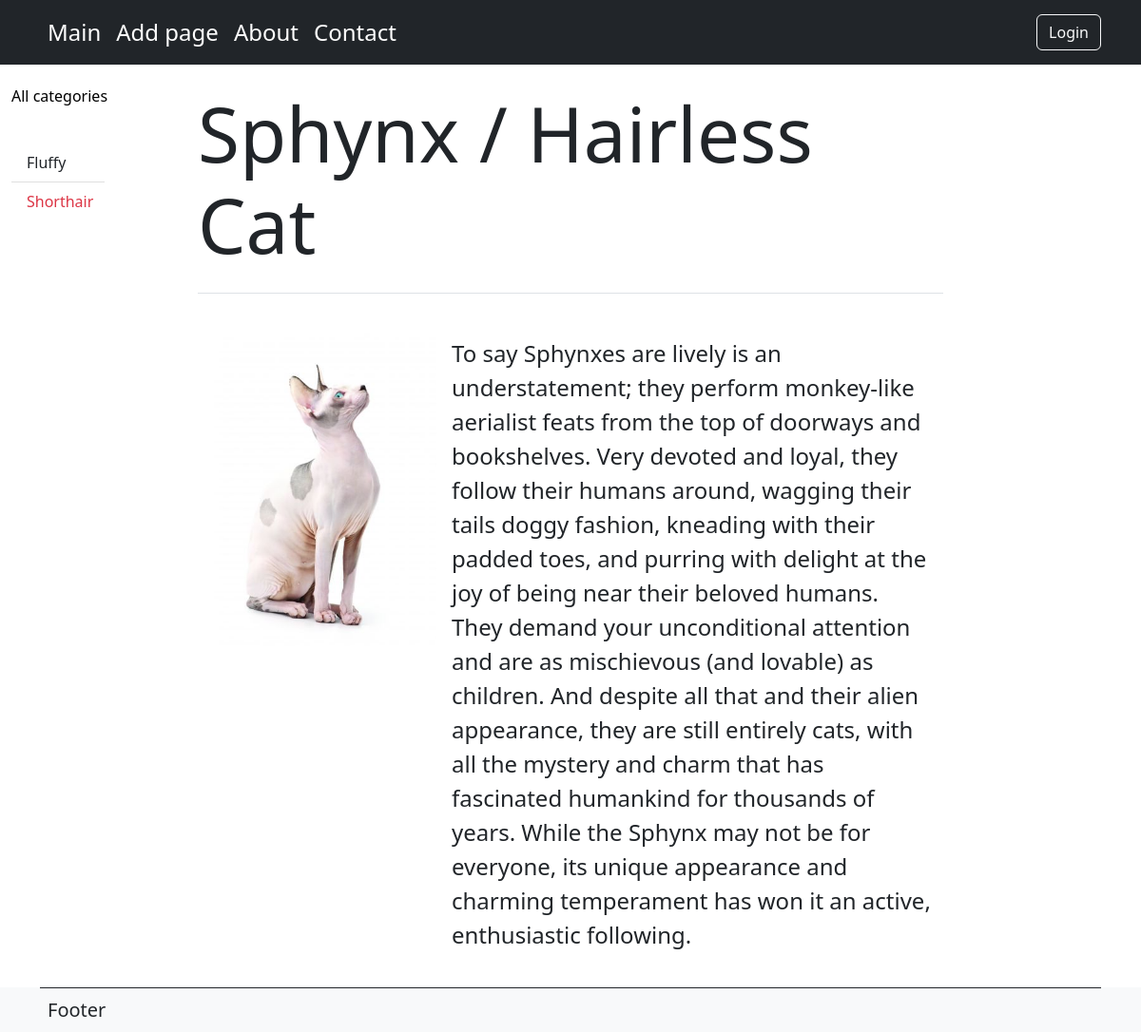
Page /post/sphynx-hairless-cat on the committed database.
### cats/models.py (models this page shows, shortened)
class Category(models.Model):
    name = models.CharField(max_length=100, db_index=True)
    slug = models.SlugField(max_length=255, unique=True, db_index=True, verbose_name='URL')
    def get_absolute_url(self):
        return reverse('category', kwargs={'cat_slug': self.slug})
    class Meta:
        verbose_name = 'Категория'
        verbose_name_plural = 'Категории котов'
        ordering = ['name']

class Breeds(models.Model):
    title = models.CharField(max_length=255)
    slug = models.SlugField(max_length=255, unique=True, db_index=True, verbose_name='URL')
    content = models.TextField(blank=True)
    photo = models.ImageField(upload_to='photos/%Y/%m/%d/')
    time_create = models.DateTimeField(auto_now_add=True, verbose_name='date')
    time_update = models.DateTimeField(auto_now=True)
    is_published = models.BooleanField(default=True)
    category = models.ForeignKey('Category', on_delete=models.PROTECT)
    class Meta:
        verbose_name = 'Кот-котик'
        verbose_name_plural = 'Коты-котики'
        ordering = ['-time_create', 'title']

### cats/views.py (the view)
# urls.py: path('post/<slug:post_slug>', show_post, name='post'),
def show_post(request, post_slug):
    post = get_object_or_404(Breeds, slug=post_slug)
    context = {'title': post.title,
               'post': post,
               'cat_selected': post.category_id}
    return render(request, 'cats/post.html', context=context)

### cats/templatetags/cats_tags.py (called while the page is built)
@register.inclusion_tag('cats/list_categories.html')
def show_categories(sorting=None, cat_selected=0):
    if not sorting:
        cats = Category.objects.all()
    else:
        cats = Category.objects.order_by(sorting)
    return {'cats': cats, 'cat_selected': cat_selected}

@register.simple_tag()
def get_menu():
    menu = [{'title': 'Main', 'url_name': 'home'},
            {'title': 'Add page', 'url_name': 'add'},
            {'title': 'About', 'url_name': 'about'},
            {'title': 'Contact', 'url_name': 'contact'},
            {'title': 'Login', 'url_name': 'login'},
            ]
    return menu

### cats/templates/cats/post.html
{% extends 'cats/base.html' %}
{% load cats_tags %}
{% block content %}
<h1 class="display-1 pt-4 pb-4 border-bottom">{{ title }}</h1>
<div class="card mt-4 border-white">
    <div class="row fs-4 p-3">
        {% if post.photo %}
        <div class="col-md-4">
            <img src="{{ post.photo.url }}" alt="{{ post.title }}"
                 class="figure-img img-fluid rounded">
        </div>
        <div class="col-md-8 p-1">{{ post.content|linebreaks  }}</div>
        {% else %}
        <div class="col-md-12">{{ post.content|linebreaks }}</div>
        {% endif %}
    </div>
</div>
{% endblock %}

### cats/templates/cats/base.html (shortened to what this page needs)
{% load cats_tags %}
<!DOCTYPE html>
<html lang="en">
<head>
    <link href="https://cdn.jsdelivr.net/npm/bootstrap@5.2.0/dist/css/bootstrap.min.css" rel="stylesheet"
>
</head>
<body class="d-flex flex-column min-vh-100">
{% block mainmenu %}
<nav class="navbar navbar-expand-lg bg-dark text-white navbar-white">
    <div class="container">
        {% get_menu as menu %}
        {% for m in menu %}
        {% if m.title != 'Login' %}
        <a class='nav-link fs-4 p-2' href="{% url m.url_name %}">{{ m.title }}</a>
        {% else %}
        <div class="ms-auto"><a class='btn btn-outline-light' href="{% url m.url_name %}">{{ m.title }}</a></div>
        {% endif %}
        {% endfor %}
    </div>
</nav>
{% endblock mainmenu %}
<div class="container-fluid">
    <div class="d-flex justify-content-start">
        <aside class="col-md-2 sticky-xl-top text-muted align-self-start">
            <h2 class="h6 pt-4 pb-3 mb-4"><a href="{% url 'home' %}"
                                             {% if cat_selected == 0 %}
                                             class="text-danger"
                                             {% else %}
                                             class="text-black"
                                             {% endif%}
                                             style="text-decoration: none">All categories</a></h2>
            <ul class="list-group list-group-flush">
                {% show_categories sorting='name' cat_selected=cat_selected %}
            </ul>
        </aside>
        <div class="col-md-8">
            {% block content%}
            {% endblock %}
        </div>
    </div>
</div>
<footer class="mt-auto bg-light">
    <div class="container ">
        <div class="border-top p-2 border-dark">
            <span class="fs-5">Footer</span>
        </div>
    </div>
</footer>
</body>
</html>

### cats/templates/cats/list_categories.html
{% for c in cats %}
{% if c.pk == cat_selected %}
<a href="{{ c.get_absolute_url }}" class="list-group-item col-md-6 text-danger">{{ c.name }}</a>
{% else %}
<a href="{{ c.get_absolute_url }}" class="list-group-item col-md-6 text-dark">{{ c.name }}</a>
{% endif %}
{% endfor %}

### rows in the picture
Category: name "Fluffy"
Category: name "Shorthair"
Breeds: title "Sphynx / Hairless Cat", photo (picture), content "To say Sphynxes are lively is an understatement; they perform monkey-like aerialist feats from the top of doorways and bookshelves. Very devoted and loyal, they follow their humans around, wagging their tails doggy fashion, kneading with their padded toes, and purring with delight at the joy of being near their beloved humans. They demand your unconditional attention and are as mischievous (and lovable) as children. And despite all that and their alien appearance, they are still entirely cats, with all the mystery and charm that has fascinated humankind for thousands of years. While the Sphynx may not be for everyone, its unique appearance and charming temperament has won it an active,…"

### other values in the picture
{{ m.title }} "Main" "Add page" "About" "Contact"
{{ m.title }} "Login"
